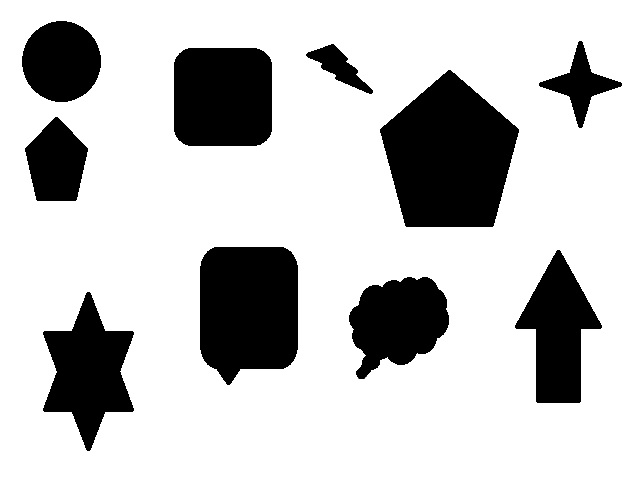
//> input picture samples/paint.jpg, 640 x 480 px
$ ./Topico_27   (built with g++ and OpenCV 4)
//> lines starting //> are read from the running program, lines starting //| are printed output that depends on the picture; after the words box and inside, x2 and y2 are one past the last pixel; in counts of white or black regions, pixels touching at a corner belong together
//> further down, img is the input picture: 480 rows x 640 cols, CV_8UC3; min 0, max 255, mean 196.7
#include <iostream>
#include <opencv2/highgui.hpp>
#include <opencv2/imgproc.hpp>

using namespace std;
using namespace cv;

void setChannelColor(int *channels) {
    channels[0] = rand() % 256;
    channels[1] += 50 + channels[0];
    channels[2] += 30 + channels[1];

    while (channels[0] > 255 || channels[1] > 255 || channels[2] > 255) {
        channels[0] = rand() % 256;
        channels[1] += channels[0];
        channels[2] += channels[1];
    }
}

void getAutoRegionGrowing(Mat grayImage) {
    char nameUnitRegionGrowing[100];
    int minValueX, maxValueX, minValueY, maxValueY;
    int channels[3];
    int previous, current;
    Mat_<uchar> sampleImage(grayImage.rows, grayImage.cols, 1);
    Mat_<Vec3b> regionGrowing(grayImage.rows, grayImage.cols, 1);
    int count = 0;

    for (int x = 0; x < grayImage.rows; x++) {
        for (int y = 0; y < grayImage.cols; y++) {
            sampleImage.at<uchar>(x, y) = 0;
        }
    }
//> sampleImage: 480 rows x 640 cols, CV_8UC1; every value is 0

    for (int k = 0; k < grayImage.rows; k++) {
        for (int l = 0; l < grayImage.cols; l++) {
            if (grayImage.at<uchar>(k, l) == 0 && sampleImage.at<uchar>(k, l) == 0) {
                sampleImage.at<uchar>(k, l) = 255;

                maxValueX = k;
                minValueX = k;
                maxValueY = l;
                minValueY = l;

                setChannelColor(channels);

                count++;
                previous = 1;
                current = 0;
                while (previous != current) {
                    previous = current;
                    for (int x = 0; x < sampleImage.rows; x++) {
                        for (int y = 0; y < sampleImage.cols; y++) {
                            if (sampleImage.at<uchar>(x, y) == 255) {
                                for (int i = x - 1; i < x + 2; i++) {
                                    for (int j = y - 1; j < y + 2; j++) {
                                        if (grayImage.at<uchar>(i, j) < 127 && sampleImage.at<uchar>(i, j) != 255) {
                                            regionGrowing(i, j)[0] = channels[0];
                                            regionGrowing(i, j)[1] = channels[1];
                                            regionGrowing(i, j)[2] = channels[2];

                                            sampleImage.at<uchar>(i, j) = 255;

                                            if (i > maxValueX) { maxValueX = i; }
                                            if (i < minValueX) { minValueX = i; }
                                            if (j > maxValueY) { maxValueY = j; }
                                            if (j < minValueY) { minValueY = j; }

                                            current++;
                                        }
                                    }
                                }
                            }
                        }
                    }
                    imshow("region growing", regionGrowing);
                }
                sprintf(nameUnitRegionGrowing, "region %d", count);
                Rect region = Rect(minValueY, minValueX, maxValueY - minValueY, maxValueX - minValueX);
                Mat unitRegionGrowing = regionGrowing(region);

                imshow(nameUnitRegionGrowing, unitRegionGrowing);

                imwrite("../results/27_colored_images_auto_region_growing.jpg",
                        unitRegionGrowing);
            }
        }
    }
//> this loop made 480 passes
//> (maxValueX, minValueX, maxValueY, minValueY, channels, count) on passes 22 to 24: (101, 21, 100, 22, [103, 153, 183], 1), (101, 21, 100, 22, [103, 153, 183], 1), (101, 21, 100, 22, [103, 153, 183], 1)
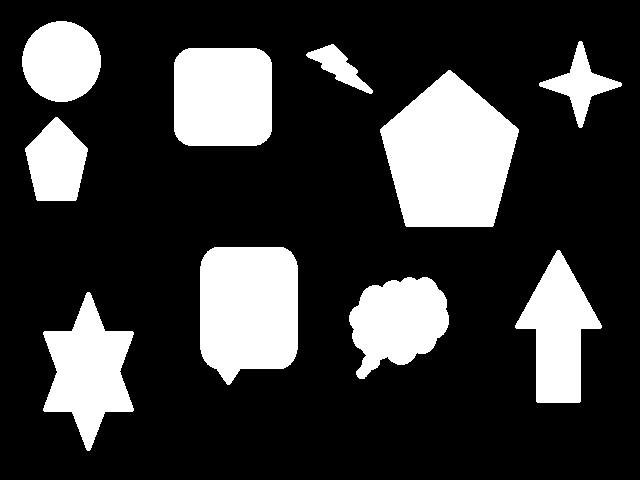
//> sampleImage: 480 rows x 640 cols, CV_8UC1; 22.9% white; 10 white regions, largest, box (x1, y1, x2, y2) and area: (380, 70, 519, 227) 15293, (200, 247, 298, 385) 11801, (174, 48, 272, 146) 9307
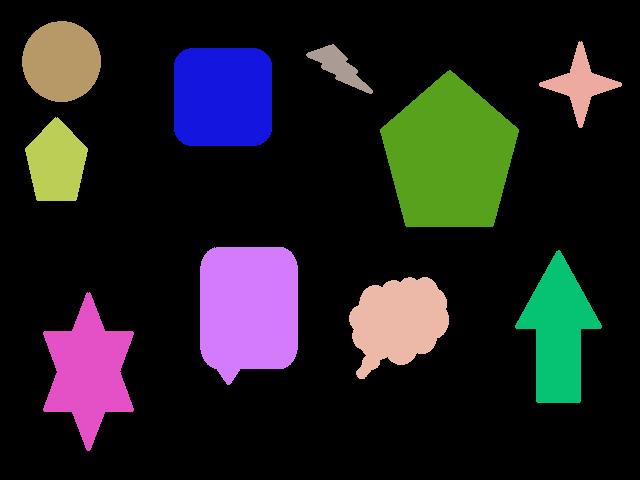
//> regionGrowing: 480 rows x 640 cols, CV_8UC3; mean B, G, R 34.5, 30.8, 31.9
//> after the loop, maxValueX = 450; minValueX = 292; maxValueY = 133; minValueY = 43; channels = [198, -2147481008, -85494300]; count = 10; current = 7766; nameUnitRegionGrowing = "region 10"
}

int main() {
    Mat img, gray;

    img = imread("../samples/paint.jpg");

    cvtColor(img, gray, CV_RGB2GRAY);

    imshow("original image", gray);

    getAutoRegionGrowing(gray);

    waitKey(0);
    return 0;
}

$ run again, with samples/black_circle.jpg copied over samples/paint.jpg
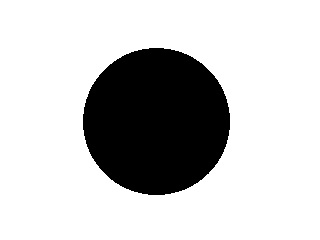
//> input picture samples/black_circle.jpg, 320 x 240 px
//> img is the input picture: 240 rows x 320 cols, CV_8UC3; min 0, max 255, mean 198.7
//> the loop in getAutoRegionGrowing, `for (int k = 0; k < grayImage.rows; k++)` made 240 passes
//> (maxValueX, minValueX, maxValueY, minValueY, count) on passes 1 to 3: (0, 0, 0, 0, 0), (0, 0, 0, 0, 0), (0, 0, 0, 0, 0)
//> after the loop in getAutoRegionGrowing, `for (int k = 0; k < grayImage.rows; k++)`:
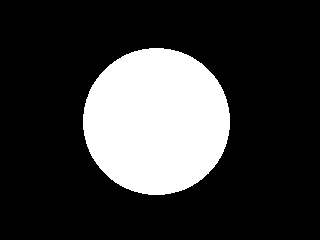
//> sampleImage: 240 rows x 320 cols, CV_8UC1; 22.1% white; 1 white region, box (x1, y1, x2, y2) and area: (83, 48, 230, 195) 16959
//> after the loop in getAutoRegionGrowing, `for (int k = 0; k < grayImage.rows; k++)`:
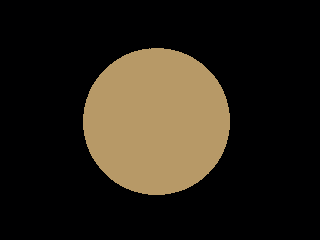
//> regionGrowing: 240 rows x 320 cols, CV_8UC3; mean B, G, R 23.5, 33.8, 40.4
//> after the loop in getAutoRegionGrowing, `for (int k = 0; k < grayImage.rows; k++)`: maxValueX = 194; minValueX = 48; maxValueY = 229; minValueY = 83; count = 1; current = 16958; nameUnitRegionGrowing = "region 1"
